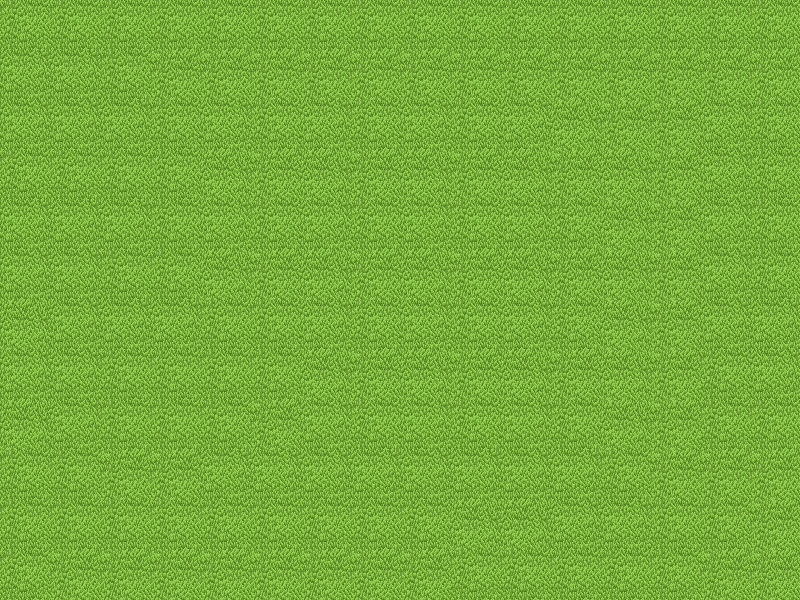

Tiled map render using the project's own tile images. Description and the map definition, with tile-layer contents summarised, below:
An orthogonal 16x12 tile map with 50x50 px tiles, 1 tile layer (grass), 12 tilesets and 104 objects (90,41,27, bombcookie).

<map version="1.0" orientation="orthogonal" renderorder="right-down" width="16" height="12" tilewidth="50" tileheight="50" nextobjectid="144">
 <tileset firstgid="1" name="mowed_grass" tilewidth="50" tileheight="50">
  <image source="mowed_grass.png" width="128" height="128" />
 </tileset>
 <tileset firstgid="5" name="grass" tilewidth="50" tileheight="50">
  <image source="grass.png" width="50" height="50" />
 </tileset>
 <tileset firstgid="6" name="mower placeholder" tilewidth="50" tileheight="50">
  <image source="mower placeholder.png" width="50" height="50" />
 </tileset>
 <tileset firstgid="7" name="oak-tree-50x50-transparent" tilewidth="50" tileheight="50">
  <image source="oak-tree-50x50-transparent.gif" width="50" height="50" />
 </tileset>
 <tileset firstgid="8" name="chocolatechip50x50" tilewidth="50" tileheight="50">
  <image source="chocolatechip50x50.gif" width="50" height="50" />
 </tileset>
 <tileset firstgid="9" name="gnome_placeholder" tilewidth="50" tileheight="50">
  <image source="gnome_placeholder.png" width="50" height="50" />
 </tileset>
 <tileset firstgid="10" name="gravel" tilewidth="50" tileheight="50">
  <image source="gravel.png" width="50" height="50" />
 </tileset>
 <tileset firstgid="11" name="grandma" tilewidth="50" tileheight="50">
  <image source="grandma.png" width="80" height="81" />
 </tileset>
 <tileset firstgid="12" name="fence bottom" tilewidth="50" tileheight="50">
  <image source="fence bottom.png" width="50" height="50" />
 </tileset>
 <tileset firstgid="13" name="fence top" tilewidth="50" tileheight="50">
  <image source="fence top.png" width="50" height="50" />
 </tileset>
 <tileset firstgid="14" name="fence left" tilewidth="50" tileheight="50">
  <image source="fence left.png" width="50" height="50" />
 </tileset>
 <tileset firstgid="15" name="fence right" tilewidth="50" tileheight="50">
  <image source="fence right.png" width="50" height="50" />
 </tileset>
 <layer name="grass" width="16" height="12">
  <data>[192 cells, 192 non-empty, 4 distinct tile ids]</data>
 </layer>
 <objectgroup name="grass">
  <object id="2" gid="5" x="200" y="150" />
  <object id="3" gid="5" x="200" y="200" />
  <object id="4" gid="5" x="200" y="250" />
  <object id="5" gid="5" x="200" y="300" />
  <object id="6" gid="5" x="200" y="400" />
  <object id="7" gid="5" x="200" y="350" />
  <object id="9" gid="5" x="200" y="500" />
  <object id="10" gid="5" x="200" y="450" />
  <object id="11" gid="5" x="250" y="500" />
  <object id="12" gid="5" x="250" y="450" />
  <object id="13" gid="5" x="250" y="400" />
  <object id="14" gid="5" x="250" y="350" />
  <object id="15" gid="5" x="300" y="250" />
  <object id="16" gid="5" x="250" y="300" />
  <object id="17" gid="5" x="250" y="250" />
  <object id="18" gid="5" x="250" y="200" />
  <object id="19" gid="5" x="250" y="150" />
  <object id="20" gid="5" x="300" y="150" />
  <object id="21" gid="5" x="300" y="200" />
  <object id="24" gid="5" x="300" y="300" />
  <object id="25" gid="5" x="300" y="400" />
  <object id="26" gid="5" x="300" y="350" />
  <object id="27" gid="5" x="300" y="450" />
  <object id="29" gid="5" x="300" y="500" />
  <object id="30" gid="5" x="350" y="500" />
  <object id="31" gid="5" x="350" y="450" />
  <object id="32" gid="5" x="350" y="400" />
  <object id="33" gid="5" x="350" y="350" />
  <object id="34" gid="5" x="350" y="300" />
  <object id="35" gid="5" x="350" y="250" />
  <object id="36" gid="5" x="350" y="150" />
  <object id="37" gid="5" x="350" y="200" />
  <object id="38" gid="5" x="400" y="150" />
  <object id="39" gid="5" x="400" y="200" />
  <object id="40" gid="5" x="400" y="250" />
  <object id="41" gid="5" x="400" y="300" />
  <object id="42" gid="5" x="400" y="350" />
  <object id="43" gid="5" x="400" y="400" />
  <object id="44" gid="5" x="400" y="450" />
  <object id="46" gid="5" x="400" y="500" />
  <object id="47" gid="5" x="450" y="500" />
  <object id="48" gid="5" x="450" y="450" />
  <object id="49" gid="5" x="450" y="400" />
  <object id="50" gid="5" x="450" y="350" />
  <object id="51" gid="5" x="450" y="300" />
  <object id="52" gid="5" x="450" y="250" />
  <object id="53" gid="5" x="450" y="150" />
  <object id="54" gid="5" x="450" y="200" />
  <object id="55" gid="5" x="500" y="150" />
  <object id="56" gid="5" x="550" y="150" />
  <object id="57" gid="5" x="550" y="200" />
  <object id="58" gid="5" x="500" y="200" />
  <object id="59" gid="5" x="500" y="250" />
  <object id="60" gid="5" x="550" y="250" />
  <object id="61" gid="5" x="550" y="300" />
  <object id="62" gid="5" x="500" y="300" />
  <object id="63" gid="5" x="500" y="350" />
  <object id="64" gid="5" x="550" y="350" />
  <object id="65" gid="5" x="550" y="400" />
  <object id="66" gid="5" x="500" y="400" />
  <object id="67" gid="5" x="500" y="450" />
  <object id="68" gid="5" x="550" y="450" />
  <object id="69" gid="5" x="550" y="500" />
  <object id="70" gid="5" x="500" y="500" />
 </objectgroup>
 <objectgroup name="mower">
  <object id="71" name="90,41,27" gid="6" x="250" y="250" />
 </objectgroup>
 <objectgroup name="tree">
  <object id="76" gid="7" x="350" y="150" />
  <object id="77" gid="7" x="550" y="250" />
 </objectgroup>
 <objectgroup name="cookies">
  <object id="80" name="bombcookie" gid="8" x="200" y="400" />
 </objectgroup>
 <objectgroup name="gnome">
  <object id="78" gid="9" x="450" y="500" />
  <object id="79" gid="9" x="450" y="200" />
 </objectgroup>
 <objectgroup name="gravel">
  <object id="74" gid="10" x="450" y="250" />
 </objectgroup>
 <objectgroup name="grandma">
  <object id="73" gid="11" x="500" y="400" />
 </objectgroup>
 <objectgroup name="fence bottom">
  <object id="109" gid="12" x="200" y="100" />
  <object id="110" gid="12" x="250" y="100" />
  <object id="111" gid="12" x="300" y="100" />
  <object id="112" gid="12" x="350" y="100" />
  <object id="113" gid="12" x="400" y="100" />
  <object id="114" gid="12" x="450" y="100" />
  <object id="115" gid="12" x="550" y="100" />
  <object id="116" gid="12" x="500" y="100" />
 </objectgroup>
 <objectgroup name="fence top">
  <object id="118" gid="13" x="200" y="550" />
  <object id="120" gid="13" x="250" y="550" />
  <object id="121" gid="13" x="300" y="550" />
  <object id="122" gid="13" x="350" y="550" />
  <object id="123" gid="13" x="450" y="550" />
  <object id="124" gid="13" x="400" y="550" />
  <object id="125" gid="13" x="500" y="550" />
  <object id="126" gid="13" x="550" y="550" />
 </objectgroup>
 <objectgroup name="fence left">
  <object id="128" gid="14" x="600" y="150" />
  <object id="129" gid="14" x="600" y="200" />
  <object id="130" gid="14" x="600" y="250" />
  <object id="131" gid="14" x="600" y="300" />
  <object id="132" gid="14" x="600" y="350" />
  <object id="133" gid="14" x="600" y="400" />
  <object id="134" gid="14" x="600" y="450" />
  <object id="135" gid="14" x="600" y="500" />
 </objectgroup>
 <objectgroup name="fence right">
  <object id="136" gid="15" x="150" y="150" />
  <object id="137" gid="15" x="150" y="200" />
  <object id="138" gid="15" x="150" y="250" />
  <object id="139" gid="15" x="150" y="300" />
  <object id="140" gid="15" x="150" y="350" />
  <object id="141" gid="15" x="150" y="400" />
  <object id="142" gid="15" x="150" y="450" />
  <object id="143" gid="15" x="150" y="500" />
 </objectgroup>
</map>
